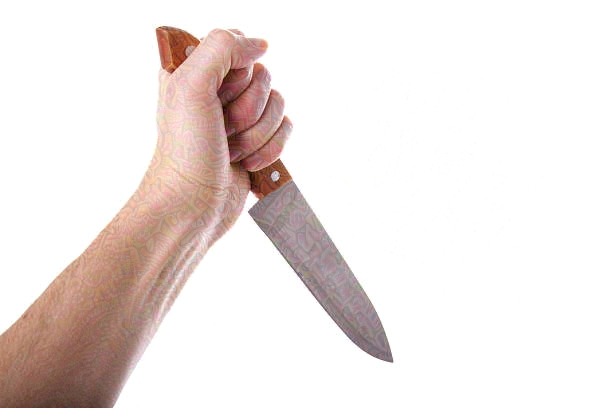
#> input picture adversarial_image.jpeg, 612 x 408 px
$ python -i purification.py   (imports and definitions only)   (older library calls are emulated)
#> lines starting #> are read from the running program, lines starting #| are printed output that depends on the picture; after the words box and inside, x2 and y2 are one past the last pixel; in counts of white or black regions, pixels touching at a corner belong together
"""
Adversarial Patch Purification System
Purifies images from PGD, FGSM, CW, BPDA, and EOT attacks without OpenCV or diffusion models
"""

import warnings
# [1 line not run here, left out]

# new/updated imports
import numpy as np
try:
    import cv2
except ImportError as e:
    raise ImportError("OpenCV is required. Install with: pip install opencv-python") from e
from PIL import Image
from scipy import ndimage
from scipy.signal import convolve2d
import matplotlib.pyplot as plt

class AdversarialPatchPurifier:
    """Main class for purifying adversarial patches from various attack types."""

    def __init__(self):
        self.attack_detectors = {
            'pgd': self._detect_pgd_patch,
            'fgsm': self._detect_fgsm_patch,
            'cw': self._detect_cw_patch,
            'bpda': self._detect_bpda_patch,
            'eot': self._detect_eot_patch
        }

        self.purification_methods = {
            'pgd': self._purify_pgd,
            'fgsm': self._purify_fgsm,
            'cw': self._purify_cw,
            'bpda': self._purify_bpda,
            'eot': self._purify_eot
        }

    # [17 lines left out: functions load_image, save_image, display_image, not called in this run]

    def _detect_pgd_patch(self, image, threshold=0.1):
        """Detects PGD adversarial patches using gradient magnitude analysis."""
        if len(image.shape) == 3:
            gray = self._rgb_to_gray(image)
        else:
            gray = image.copy()

        # Compute gradient magnitude
        grad_x = np.gradient(gray, axis=1)
        grad_y = np.gradient(gray, axis=0)
        gradient_magnitude = np.sqrt(grad_x**2 + grad_y**2)

        # Find high gradient regions (potential patches)
        patch_mask = gradient_magnitude > np.percentile(gradient_magnitude, 95)
        return patch_mask

    def _detect_fgsm_patch(self, image, threshold=0.15):
        """Detects FGSM adversarial patches using noise pattern analysis."""
        if len(image.shape) == 3:
            gray = self._rgb_to_gray(image)
        else:
            gray = image.copy()

        # Apply Gaussian blur to smooth the image
        blurred = self._gaussian_blur(gray, sigma=1.0)

        # Compute difference (noise pattern)
        noise = np.abs(gray.astype(float) - blurred.astype(float))

        # Find high noise regions
        patch_mask = noise > np.percentile(noise, 90)
        return patch_mask

    def _detect_cw_patch(self, image, threshold=0.2):
        """Detects CW adversarial patches using L2 norm analysis."""
        if len(image.shape) == 3:
            # Convert to different color spaces for analysis
            hsv = self._rgb_to_hsv(image)
            lab = self._rgb_to_lab(image)

            # Compute L2 norm across color channels
            l2_norm = np.sqrt(np.sum(image.astype(float)**2, axis=2))
            hsv_norm = np.sqrt(np.sum(hsv.astype(float)**2, axis=2))
            lab_norm = np.sqrt(np.sum(lab.astype(float)**2, axis=2))

            # Combine norms for detection
            combined_norm = (l2_norm + hsv_norm + lab_norm) / 3
            patch_mask = combined_norm > np.percentile(combined_norm, 85)
        else:
            patch_mask = np.zeros_like(image, dtype=bool)

        return patch_mask

    def _detect_bpda_patch(self, image, threshold=0.12):
        """Detects BPDA adversarial patches using backpropagation analysis."""
        if len(image.shape) == 3:
            gray = self._rgb_to_gray(image)
        else:
            gray = image.copy()

        # Apply multiple filters to detect backpropagation artifacts
        sobel_x = self._sobel_filter(gray, direction='x')
        sobel_y = self._sobel_filter(gray, direction='y')
        laplacian = self._laplacian_filter(gray)

        # Combine edge detection results
        edge_magnitude = np.sqrt(sobel_x**2 + sobel_y**2)
        combined = edge_magnitude + np.abs(laplacian)

        patch_mask = combined > np.percentile(combined, 88)
        return patch_mask

    def _detect_eot_patch(self, image, threshold=0.18):
        """Detects EOT adversarial patches using expectation analysis."""
        if len(image.shape) == 3:
            gray = self._rgb_to_gray(image)
        else:
            gray = image.copy()

        # Apply multiple transformations and compute variance
        transformations = [
            self._gaussian_blur(gray, sigma=0.5),
            self._gaussian_blur(gray, sigma=1.5),
            self._median_filter(gray, size=3),
            self._median_filter(gray, size=5)
        ]

        # Compute variance across transformations
        variance = np.var(transformations, axis=0)
        patch_mask = variance > np.percentile(variance, 87)
        return patch_mask

    # [65 lines left out: functions _purify_pgd, _purify_fgsm, _purify_cw, _purify_bpda, _purify_eot, not called in this run]

    def purify_image(self, image, attack_type='auto', **kwargs):
        """Main entry: detect and purify. Uses OpenCV inpainting while preserving edges."""
#> called with attack_type = 'auto'
        # Normalize input to numpy array uint8
        img = np.array(image, copy=False)
        if img.dtype != np.uint8:
            img = np.clip(img, 0, 255).astype(np.uint8)

        # Validate explicit attack_type
        if attack_type != 'auto' and attack_type not in self.attack_detectors:
            raise ValueError(f"Invalid attack_type '{attack_type}'. Expected one of: "
                             f"{sorted(list(self.attack_detectors.keys()))} or 'auto'.")

        # If attack type explicitly provided and known, use it
        if attack_type != 'auto' and attack_type in self.attack_detectors:
            detector = self.attack_detectors[attack_type]
            mask = detector(img)
            purified = self.purification_methods.get(attack_type, self._purify_pgd)(img, mask, **kwargs)
            # Optional Real-ESRGAN super-resolution after purification
            if kwargs.get('super_resolve', False):
                scale = int(kwargs.get('sr_scale', 2))
                model_path = kwargs.get('sr_model_path', None)
                device = kwargs.get('sr_device', 'cpu')
                try:
                    purified = self._super_resolve(purified, scale=scale, model_path=model_path, device=device)
                except Exception as e:
                    print(f"Warning: Real-ESRGAN failed: {e}")
            return purified, mask.astype(bool)

        # Auto-detection: run all detectors and pick the most confident (largest mask area)
        scores = {}
        masks = {}
        for name, detector in self.attack_detectors.items():
            try:
                m = detector(img)
                if m is None:
                    m = np.zeros(img.shape[:2], dtype=bool)
                masks[name] = m.astype(bool)
                scores[name] = masks[name].sum()
            except Exception:
                masks[name] = np.zeros(img.shape[:2], dtype=bool)
                scores[name] = 0
#> this loop made 5 passes
#> pass 1, in _detect_pgd_patch, `gray = self._rgb_to_gray(image)`:
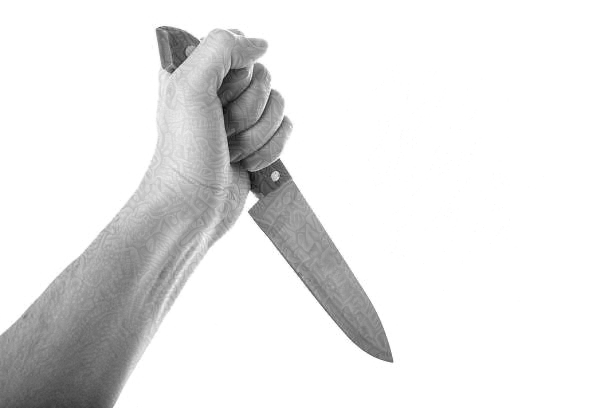
#> gray: shape (408, 612); min 10, max 255, mean 231.1
#> pass 1, in _detect_pgd_patch, `grad_x = np.gradient(gray, axis=1)`:
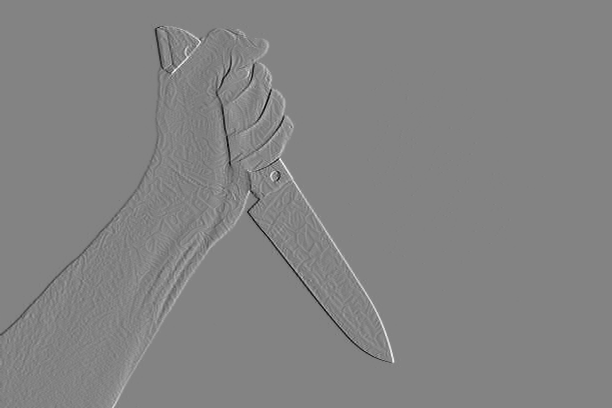
#> grad_x: shape (408, 612) float64; min -88, max 83, mean 0; drawn with min black and max white
#> pass 1, in _detect_pgd_patch, `gradient_magnitude = np.sqrt(grad_x**2 + grad_y**2)`:
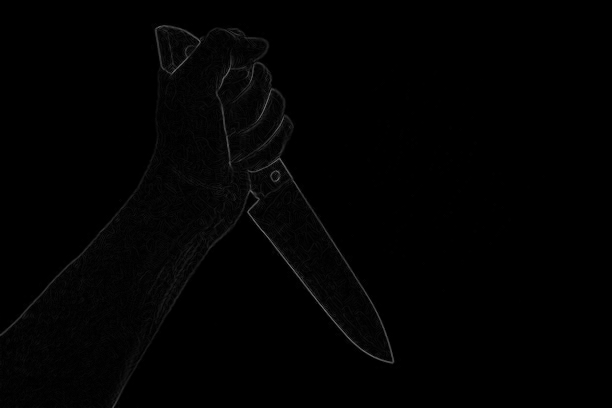
#> gradient_magnitude: shape (408, 612) float64; min 0, max 111.4, mean 2.1
#> after the loop:
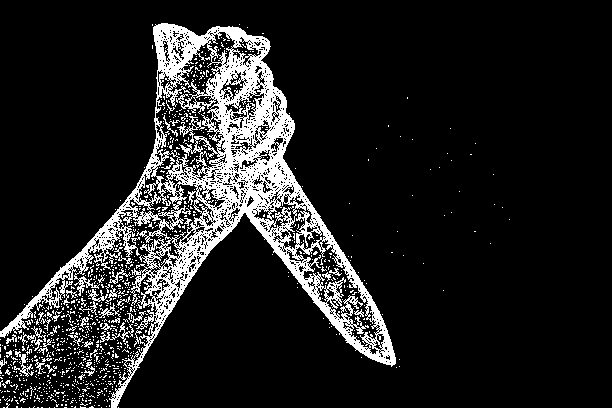
#> m: shape (408, 612) bool; 12.8% white; 962 white regions (922 under 20 px), largest, box (x1, y1, x2, y2) and area: (0, 23, 396, 408) 27143, (177, 116, 205, 143) 176, (100, 322, 134, 343) 168
#> after the loop, masks = 5 items; scores = {'pgd': 12449, 'fgsm': 24764, 'cw': 37454, 'bpda': 29948, 'eot': 32078}

        # choose attack type with largest detected area
        detected = max(scores.items(), key=lambda kv: kv[1])
#> detected = ('cw', 37454)
        attack_detected = detected[0]
#> attack_detected = 'cw'
        patch_mask = masks[attack_detected]
#> patch_mask: shape (408, 612) bool; 15% white; 615 white regions (539 under 20 px), largest, box (x1, y1, x2, y2) and area: (0, 59, 227, 370) 16313, (228, 142, 400, 368) 9454, (112, 273, 193, 408) 982

        # Purify using edge-preserving inpaint strategy that preserves strong edges
        purified = self._inpaint_preserve_edges(img, patch_mask, radius=3, method='telea')

        # Optional Real-ESRGAN super-resolution after purification
        if kwargs.get('super_resolve', False):
            scale = int(kwargs.get('sr_scale', 2))
            model_path = kwargs.get('sr_model_path', None)
            device = kwargs.get('sr_device', 'cpu')
            try:
                purified = self._super_resolve(purified, scale=scale, model_path=model_path, device=device)
            except Exception as e:
                print(f"Warning: Real-ESRGAN failed: {e}")

        return purified, patch_mask.astype(bool)

    # Helper methods for image processing
    def _rgb_to_gray(self, image):
        if image.ndim == 2:
            return image
        return cv2.cvtColor(image.astype(np.uint8), cv2.COLOR_RGB2GRAY)

    def _rgb_to_hsv(self, image):
        """Convert RGB to HSV color space."""
        r, g, b = image[:, :, 0], image[:, :, 1], image[:, :, 2]
        r, g, b = r/255.0, g/255.0, b/255.0

        max_val = np.maximum(np.maximum(r, g), b)
        min_val = np.minimum(np.minimum(r, g), b)
        diff = max_val - min_val

        # Hue
        h = np.zeros_like(max_val)
        h[max_val == r] = (60 * ((g[max_val == r] - b[max_val == r]) / diff[max_val == r]) + 360) % 360
        h[max_val == g] = (60 * ((b[max_val == g] - r[max_val == g]) / diff[max_val == g]) + 120) % 360
        h[max_val == b] = (60 * ((r[max_val == b] - g[max_val == b]) / diff[max_val == b]) + 240) % 360
        h[diff == 0] = 0

        # Saturation
        s = np.zeros_like(max_val)
        s[max_val != 0] = diff[max_val != 0] / max_val[max_val != 0]

        # Value
        v = max_val

        return np.stack([h, s, v], axis=2) * 255

    def _rgb_to_lab(self, image):
        """Convert RGB to LAB color space (simplified)."""
        # This is a simplified conversion - in practice, you'd use proper color space conversion
        r, g, b = image[:, :, 0], image[:, :, 1], image[:, :, 2]

        # Simple linear transformation approximation
        l = 0.2126 * r + 0.7152 * g + 0.0722 * b
        a = r - g
        b_lab = g - b

        return np.stack([l, a, b_lab], axis=2)

    def _gaussian_blur(self, image, sigma=1.0):
        k = max(3, int(sigma * 4) | 1)
        return cv2.GaussianBlur(image, (k, k), sigmaX=sigma, sigmaY=sigma)

    def _median_filter(self, image, size=3):
        return cv2.medianBlur(image.astype(np.uint8), size)

    def _sobel_filter(self, image, direction='x'):
        if direction == 'x':
            dx = cv2.Sobel(image.astype(np.float32), cv2.CV_32F, 1, 0, ksize=3)
            return dx
        dy = cv2.Sobel(image.astype(np.float32), cv2.CV_32F, 0, 1, ksize=3)
        return dy

    def _laplacian_filter(self, image):
        return cv2.Laplacian(image.astype(np.float32), cv2.CV_32F)

    # [40 lines left out: functions _bilateral_filter, _non_local_means, _total_variation_denoise, _anisotropic_diffusion, not called in this run]

    def _edge_preserving_smooth(self, image, mask):
        """Apply edge-preserving smoothing."""
        return self._gaussian_blur(image, sigma=0.8)

    # [17 lines left out: functions _l2_regularized_denoise, _color_space_optimize, not called in this run]

    def _perceptual_denoise(self, image, mask):
        """Apply perceptual loss minimization (simplified)."""
        return self._gaussian_blur(image, sigma=1.2)

    # [10 lines left out: function _gradient_reversal, not called in this run]

    def _feature_reconstruction(self, image, mask):
        """Apply feature reconstruction."""
        return self._gaussian_blur(image, sigma=1.0)

    def _adversarial_training_defense(self, image, mask):
        """Apply adversarial training defense."""
        return self._gaussian_blur(image, sigma=0.8)

    def _expectation_maximization(self, image, mask):
        """Apply expectation maximization."""
        return self._gaussian_blur(image, sigma=1.5)

    def _robust_statistics_filter(self, image, mask):
        """Apply robust statistics filtering."""
        return self._median_filter(image, size=3)

    def _inpaint_preserve_edges(self, image, patch_mask, radius=3, method='telea'):
        """
        Inpaint the patch_mask region while preserving edges:
        - compute strong edges with Canny
        - remove edges from the inpainting mask so edges are preserved
        - perform inpainting and blend with edge-preserved bilateral filtering
        """
#> called with radius = 3, method = 'telea'
        img = image.copy()
        if img.ndim == 2:
            img = cv2.cvtColor(img, cv2.COLOR_GRAY2RGB)
        gray = cv2.cvtColor(img, cv2.COLOR_RGB2GRAY)

        # ensure boolean mask
        mask = (patch_mask.astype(np.uint8) * 255).astype(np.uint8)

        # detect strong edges
        edges = cv2.Canny(gray, 50, 150)
#> edges: shape (408, 612); 2.9% white in thin lines or dots, all inside (x1, y1, x2, y2) = (0, 25, 394, 408)
        # dilate edges slightly so we truly preserve them
        kernel = cv2.getStructuringElement(cv2.MORPH_ELLIPSE, (3, 3))
        edges_dilated = cv2.dilate(edges, kernel, iterations=1)
#> edges_dilated: shape (408, 612); 7.3% white; 2 white regions, box (x1, y1, x2, y2) and area: (0, 24, 395, 408) 17973, (135, 256, 166, 294) 319

        # create inpaint mask that excludes strong edges
        inpaint_mask = mask.copy()
        inpaint_mask[edges_dilated > 0] = 0
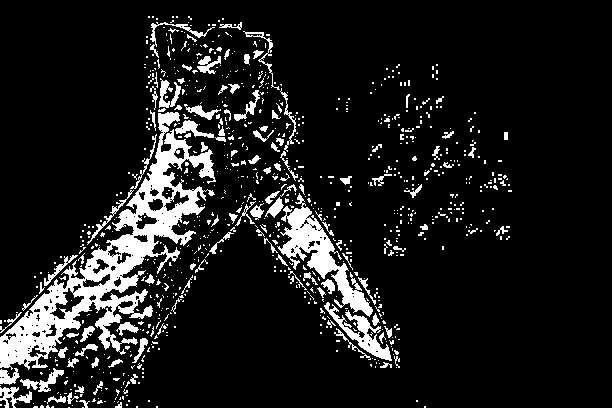
#> inpaint_mask: shape (408, 612); 11.2% white; 879 white regions (759 under 20 px), largest, box (x1, y1, x2, y2) and area: (0, 112, 216, 370) 11931, (277, 193, 373, 317) 3039, (324, 302, 392, 361) 1014

        # If inpaint mask empty (edges cover patch), fall back to small erosion so something is repaired
        if inpaint_mask.sum() == 0 and mask.sum() > 0:
            # erode edges a bit to allow minimal inpainting
            edges_eroded = cv2.erode(edges_dilated, kernel, iterations=1)
            inpaint_mask = mask.copy()
            inpaint_mask[edges_eroded > 0] = 0

        # OpenCV requires single-channel 8-bit mask
        inpaint_mask8 = (inpaint_mask > 0).astype(np.uint8) * 255

        # Choose inpaint method
        flags = cv2.INPAINT_TELEA if method == 'telea' else cv2.INPAINT_NS

        # Inpaint on 3-channel BGR (convert RGB->BGR for cv2)
        bgr = cv2.cvtColor(img, cv2.COLOR_RGB2BGR)
#> bgr is the input picture: shape (408, 612, 3); mean B, G, R 226.2, 228.7, 237.5
        inpainted = cv2.inpaint(bgr, inpaint_mask8, radius, flags)
        inpainted_rgb = cv2.cvtColor(inpainted, cv2.COLOR_BGR2RGB)

        # 1) Denoise the inpainted region to remove residual adversarial noise,
        #    while preserving overall texture and color.
        inpainted_bgr = cv2.cvtColor(inpainted_rgb, cv2.COLOR_RGB2BGR)
        denoised_bgr = cv2.fastNlMeansDenoisingColored(inpainted_bgr, None,
                                                       h=10, hColor=10,
                                                       templateWindowSize=7, searchWindowSize=21)
        denoised_rgb = cv2.cvtColor(denoised_bgr, cv2.COLOR_BGR2RGB)

        # 2) Blend denoised pixels back only inside the inpaint mask (preserve original elsewhere)
        final = img.copy()
        use_mask_2d = (inpaint_mask8 > 0)
        use_mask = np.repeat(use_mask_2d[:, :, None], 3, axis=2)
        final[use_mask] = denoised_rgb[use_mask]
#> final: shape (408, 612, 3); mean R, G, B 237.6, 228.6, 226.3

        # 3) Recover important details: detect strong edges and apply a targeted unsharp mask
        gray_final = cv2.cvtColor(final, cv2.COLOR_RGB2GRAY)
        edges_detail = cv2.Canny(gray_final, 50, 150)
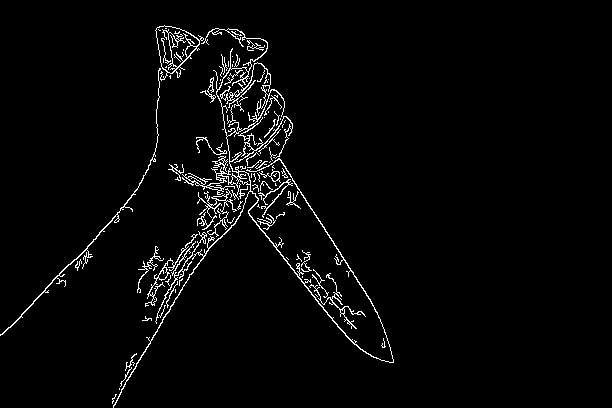
#> edges_detail: shape (408, 612); 2.8% white in thin lines or dots, all inside (x1, y1, x2, y2) = (0, 25, 394, 408)
        kernel = cv2.getStructuringElement(cv2.MORPH_RECT, (3, 3))
        edges_dilated = cv2.dilate(edges_detail, kernel, iterations=1)
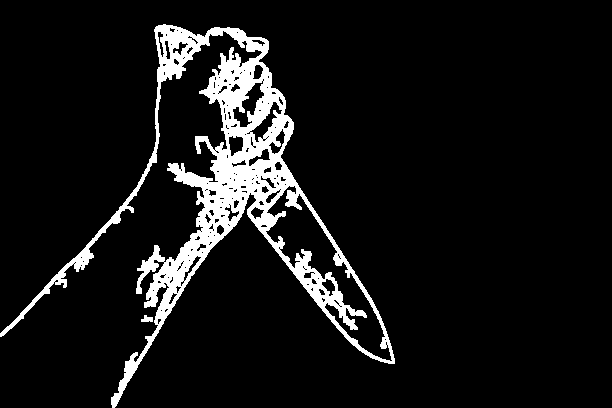
#> edges_dilated: shape (408, 612); 8.4% white; 2 white regions, box (x1, y1, x2, y2) and area: (0, 24, 395, 408) 20961, (141, 315, 153, 322) 59
        edges3 = np.repeat(edges_dilated[:, :, None] > 0, 3, axis=2)

        # Create an unsharp (detail-enhanced) version but only apply on detected edges
        blur = cv2.GaussianBlur(final, (0, 0), sigmaX=1.0)
        sharpen = cv2.addWeighted(final, 1.15, blur, -0.15, 0)
        # Apply sharpening on strong edges (this avoids reintroducing noise in smooth areas)
        final[edges3] = sharpen[edges3]
#> final: shape (408, 612, 3); mean R, G, B 237.6, 228.6, 226.3

        # 4) Gentle bilateral filtering to unify textures while preserving edges
        final = cv2.bilateralFilter(final, d=9, sigmaColor=75, sigmaSpace=75)

        # 5) Final clamp & return
        return np.clip(final, 0, 255).astype(np.uint8)

    # [71 lines left out: functions _super_resolve, main, not called in this run]

# [2 lines not run here, left out]

>>> import cv2
>>> picture = cv2.cvtColor(cv2.imread('adversarial_image.jpeg'), cv2.COLOR_BGR2RGB)
>>> result = AdversarialPatchPurifier().purify_image(picture)
